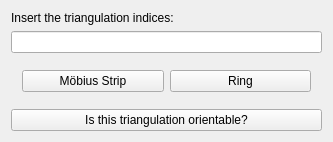
<?xml version="1.0" encoding="UTF-8"?>
<ui version="4.0">
 <class>MainWindow</class>
 <widget class="QMainWindow" name="MainWindow">
  <property name="geometry">
   <rect>
    <x>0</x>
    <y>0</y>
    <width>333</width>
    <height>134</height>
   </rect>
  </property>
  <property name="windowTitle">
   <string>SurfaceOrientability</string>
  </property>
  <widget class="QWidget" name="centralWidget">
   <layout class="QVBoxLayout" name="verticalLayout">
    <item>
     <widget class="QLabel" name="label">
      <property name="text">
       <string>Insert the triangulation indices:</string>
      </property>
     </widget>
    </item>
    <item>
     <widget class="QLineEdit" name="triangulationLine"/>
    </item>
    <item>
     <widget class="QWidget" name="widget" native="true">
      <layout class="QHBoxLayout" name="horizontalLayout_2">
       <item>
        <widget class="QPushButton" name="mobiusButton">
         <property name="text">
          <string>Möbius Strip</string>
         </property>
        </widget>
       </item>
       <item>
        <widget class="QPushButton" name="ringButton">
         <property name="text">
          <string>Ring</string>
         </property>
        </widget>
       </item>
      </layout>
     </widget>
    </item>
    <item>
     <widget class="QPushButton" name="triangulationButton">
      <property name="text">
       <string>Is this triangulation orientable?</string>
      </property>
     </widget>
    </item>
   </layout>
  </widget>
 </widget>
 <layoutdefault spacing="6" margin="11"/>
 <resources/>
 <connections/>
</ui>
